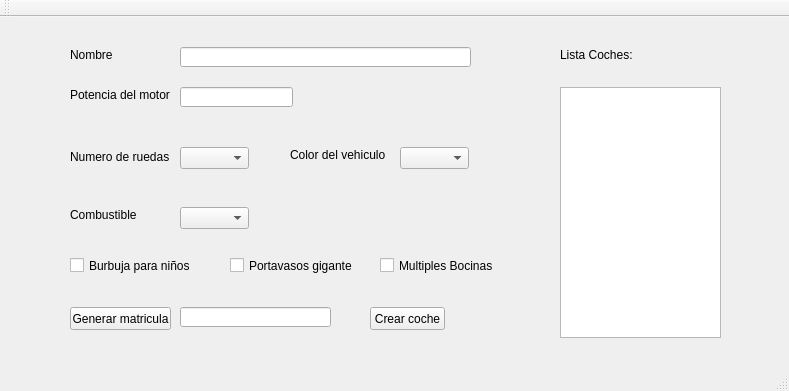
<?xml version="1.0" encoding="UTF-8"?>
<ui version="4.0">
 <class>MainWindow</class>
 <widget class="QMainWindow" name="MainWindow">
  <property name="geometry">
   <rect>
    <x>0</x>
    <y>0</y>
    <width>789</width>
    <height>391</height>
   </rect>
  </property>
  <property name="windowTitle">
   <string>MainWindow</string>
  </property>
  <widget class="QWidget" name="centralWidget">
   <widget class="QLineEdit" name="lineEdit">
    <property name="geometry">
     <rect>
      <x>180</x>
      <y>30</y>
      <width>291</width>
      <height>20</height>
     </rect>
    </property>
   </widget>
   <widget class="QComboBox" name="numRuedasComboBox">
    <property name="geometry">
     <rect>
      <x>180</x>
      <y>130</y>
      <width>69</width>
      <height>22</height>
     </rect>
    </property>
   </widget>
   <widget class="QLineEdit" name="potenciaMotorTextField">
    <property name="geometry">
     <rect>
      <x>180</x>
      <y>70</y>
      <width>113</width>
      <height>20</height>
     </rect>
    </property>
   </widget>
   <widget class="QComboBox" name="colorComboBox">
    <property name="geometry">
     <rect>
      <x>400</x>
      <y>130</y>
      <width>69</width>
      <height>22</height>
     </rect>
    </property>
    <property name="editable">
     <bool>false</bool>
    </property>
    <property name="currentText">
     <string comment="Rojo"/>
    </property>
   </widget>
   <widget class="QComboBox" name="cmbustibleComboBox">
    <property name="geometry">
     <rect>
      <x>180</x>
      <y>190</y>
      <width>69</width>
      <height>22</height>
     </rect>
    </property>
   </widget>
   <widget class="QCheckBox" name="burbujaCheckBox">
    <property name="geometry">
     <rect>
      <x>70</x>
      <y>240</y>
      <width>131</width>
      <height>17</height>
     </rect>
    </property>
    <property name="text">
     <string>Burbuja para niños</string>
    </property>
   </widget>
   <widget class="QCheckBox" name="portaVasosCheckBox">
    <property name="geometry">
     <rect>
      <x>230</x>
      <y>240</y>
      <width>131</width>
      <height>17</height>
     </rect>
    </property>
    <property name="text">
     <string>Portavasos gigante</string>
    </property>
   </widget>
   <widget class="QCheckBox" name="bocinasCheckBox">
    <property name="geometry">
     <rect>
      <x>380</x>
      <y>240</y>
      <width>131</width>
      <height>17</height>
     </rect>
    </property>
    <property name="text">
     <string>Multiples Bocinas</string>
    </property>
   </widget>
   <widget class="QPushButton" name="genMatriculaButton">
    <property name="geometry">
     <rect>
      <x>70</x>
      <y>290</y>
      <width>101</width>
      <height>23</height>
     </rect>
    </property>
    <property name="text">
     <string>Generar matricula</string>
    </property>
   </widget>
   <widget class="QLabel" name="label">
    <property name="geometry">
     <rect>
      <x>70</x>
      <y>190</y>
      <width>71</width>
      <height>16</height>
     </rect>
    </property>
    <property name="text">
     <string>Combustible</string>
    </property>
   </widget>
   <widget class="QLabel" name="label_2">
    <property name="geometry">
     <rect>
      <x>70</x>
      <y>130</y>
      <width>101</width>
      <height>20</height>
     </rect>
    </property>
    <property name="text">
     <string>Numero de ruedas</string>
    </property>
   </widget>
   <widget class="QLabel" name="label_3">
    <property name="geometry">
     <rect>
      <x>290</x>
      <y>130</y>
      <width>101</width>
      <height>16</height>
     </rect>
    </property>
    <property name="text">
     <string>Color del vehiculo</string>
    </property>
   </widget>
   <widget class="QLabel" name="label_4">
    <property name="geometry">
     <rect>
      <x>70</x>
      <y>30</y>
      <width>71</width>
      <height>16</height>
     </rect>
    </property>
    <property name="text">
     <string>Nombre</string>
    </property>
   </widget>
   <widget class="QLabel" name="label_5">
    <property name="geometry">
     <rect>
      <x>70</x>
      <y>70</y>
      <width>101</width>
      <height>16</height>
     </rect>
    </property>
    <property name="text">
     <string>Potencia del motor</string>
    </property>
   </widget>
   <widget class="QLineEdit" name="matriculaTextField">
    <property name="geometry">
     <rect>
      <x>180</x>
      <y>290</y>
      <width>151</width>
      <height>20</height>
     </rect>
    </property>
   </widget>
   <widget class="QPushButton" name="finalButton">
    <property name="geometry">
     <rect>
      <x>370</x>
      <y>290</y>
      <width>75</width>
      <height>23</height>
     </rect>
    </property>
    <property name="text">
     <string>Crear coche</string>
    </property>
   </widget>
   <widget class="QLabel" name="label_6">
    <property name="geometry">
     <rect>
      <x>560</x>
      <y>30</y>
      <width>101</width>
      <height>16</height>
     </rect>
    </property>
    <property name="text">
     <string>Lista Coches:</string>
    </property>
   </widget>
   <widget class="QPlainTextEdit" name="listaCoches">
    <property name="geometry">
     <rect>
      <x>560</x>
      <y>70</y>
      <width>161</width>
      <height>251</height>
     </rect>
    </property>
    <property name="cursor" stdset="0">
     <cursorShape>CrossCursor</cursorShape>
    </property>
   </widget>
  </widget>
  <widget class="QMenuBar" name="menuBar">
   <property name="geometry">
    <rect>
     <x>0</x>
     <y>0</y>
     <width>789</width>
     <height>21</height>
    </rect>
   </property>
  </widget>
  <widget class="QToolBar" name="mainToolBar">
   <attribute name="toolBarArea">
    <enum>TopToolBarArea</enum>
   </attribute>
   <attribute name="toolBarBreak">
    <bool>false</bool>
   </attribute>
  </widget>
  <widget class="QStatusBar" name="statusBar"/>
  <action name="menuItemLicencia">
   <property name="text">
    <string>Ver licencia.</string>
   </property>
  </action>
 </widget>
 <layoutdefault spacing="6" margin="11"/>
 <resources/>
 <connections/>
</ui>
